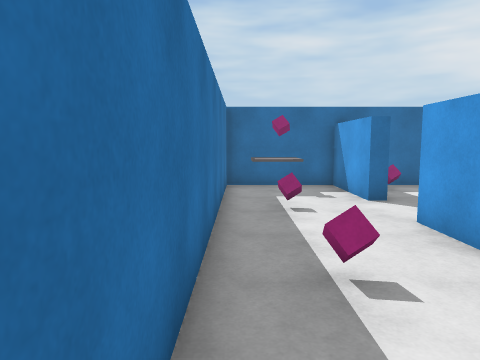
View 1 (above)

24 first-person views from a walk through a scene from a Unity 3-D project. The camera is 1.5 m above the floor, tilts 6° down and sees 70° across. The floor is counted in squares, 1 m on a side. Each view is taken from the middle of a square. On the plan, view 1 faces up. The plan holds only what a view shows up to about 16 squares ahead; the rest is blank. The place goes on beyond the plan. The player character is not drawn.

View 2
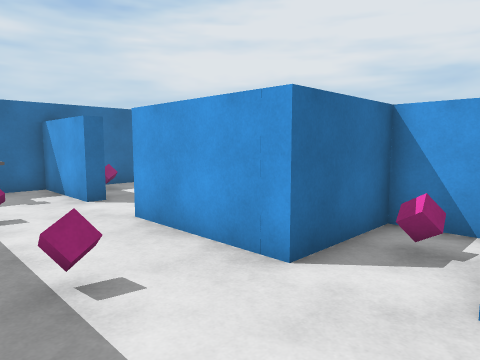

View 3
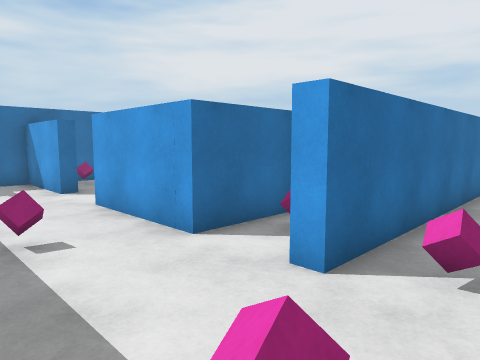

View 4
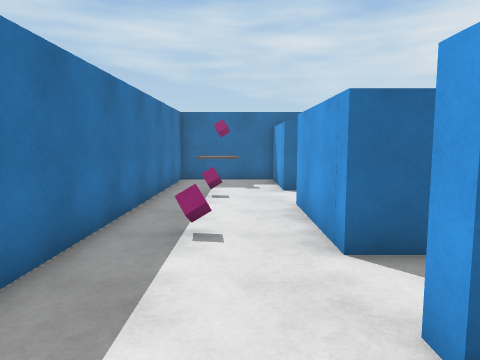

View 5
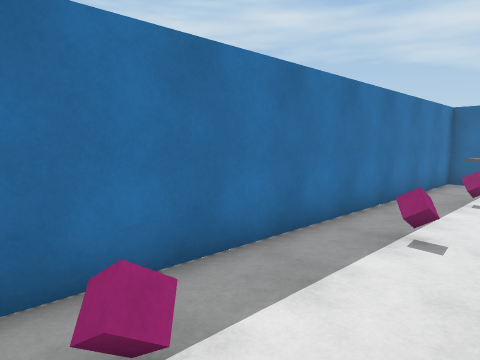

View 6
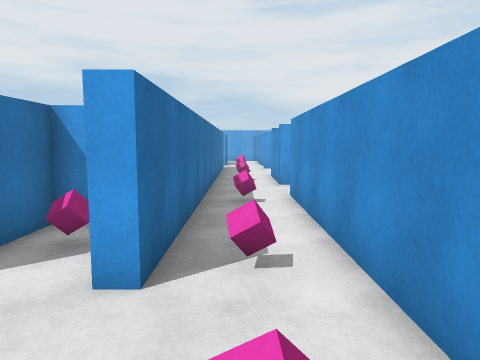

View 7
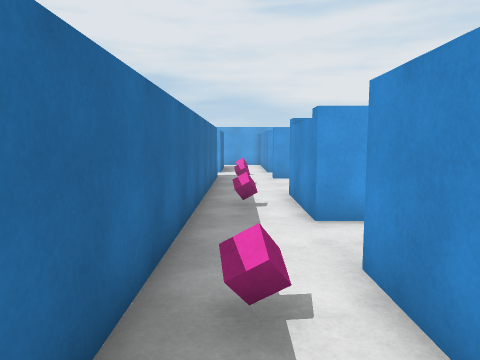

View 8
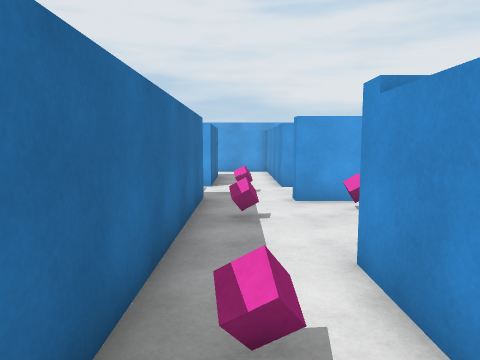

View 9
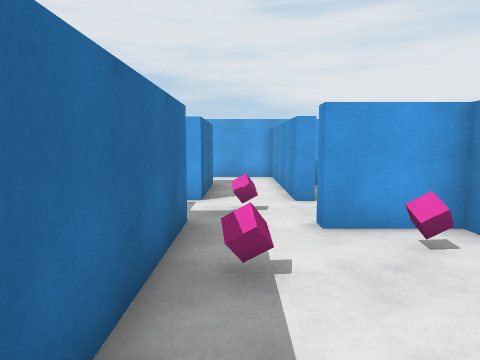

View 10
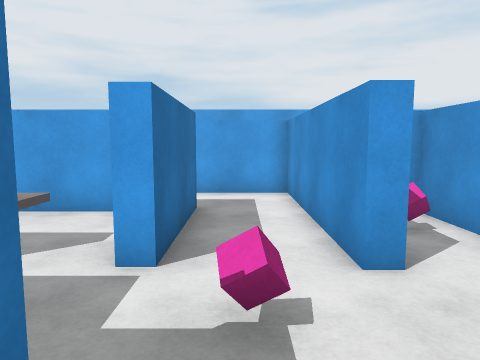

View 11
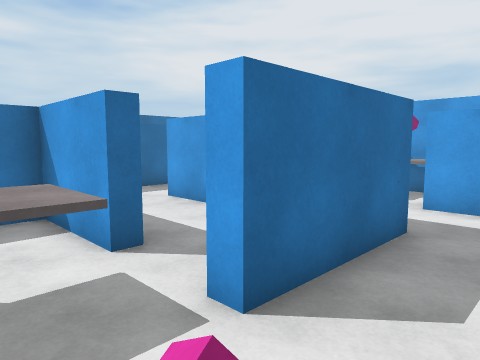

View 12
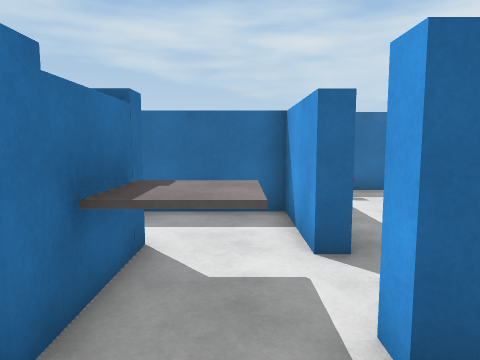

View 13
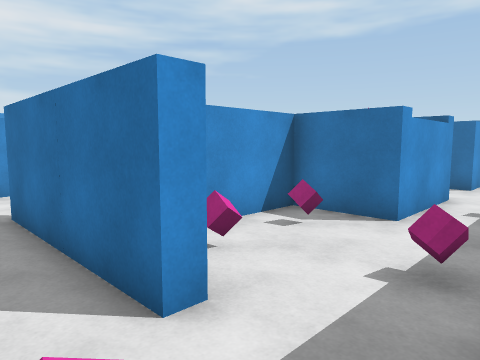

View 14
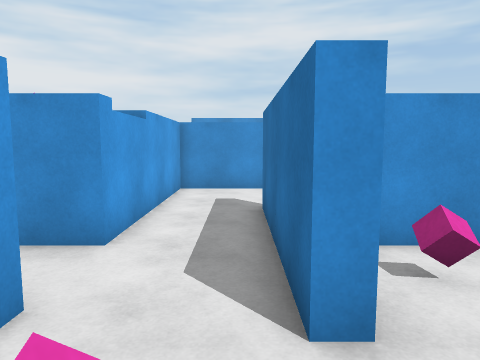

View 15
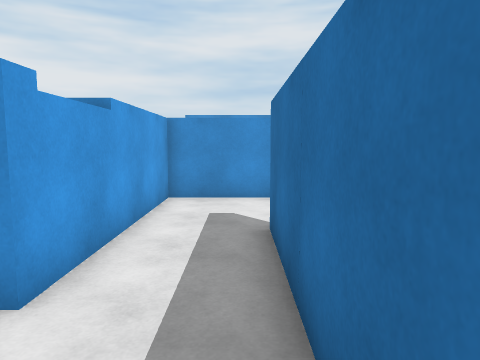

View 16
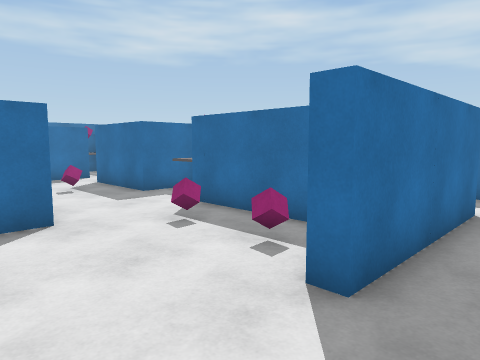

View 17
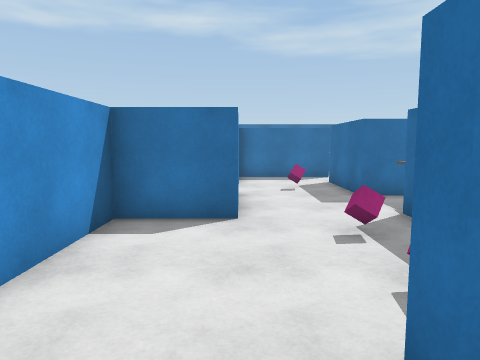

View 18
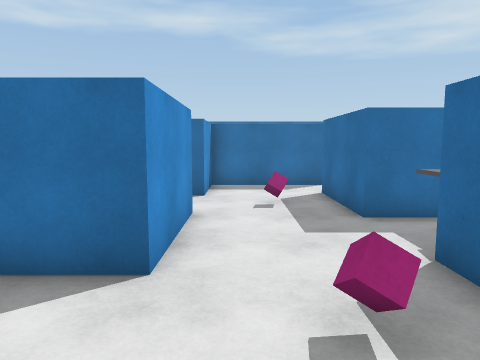

View 19
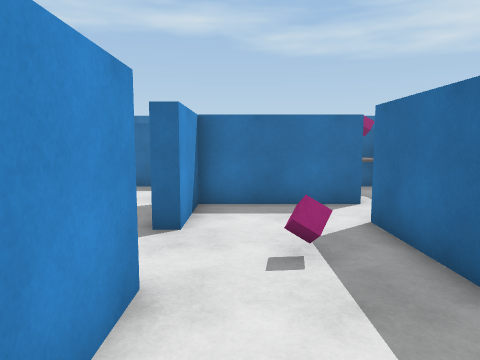

View 20
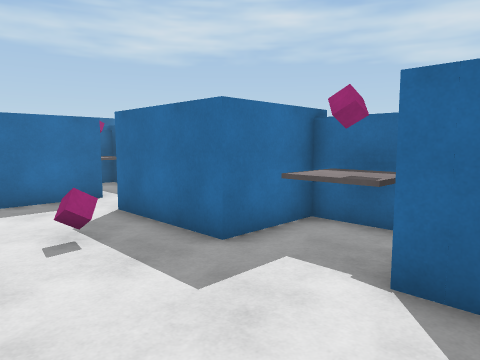

View 21
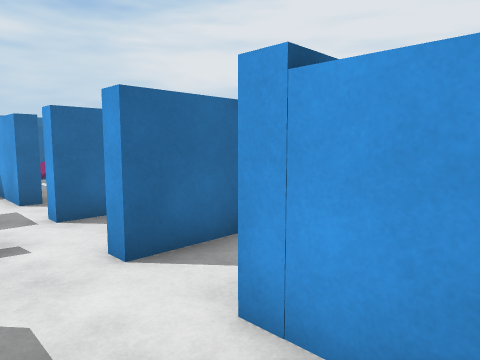

View 22
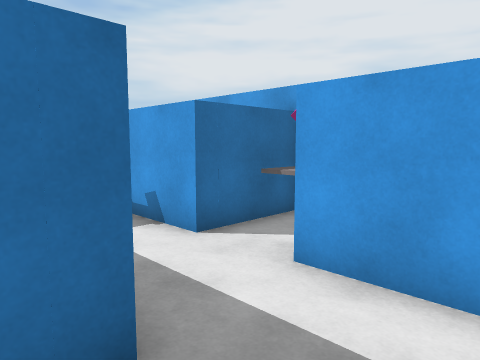

View 23
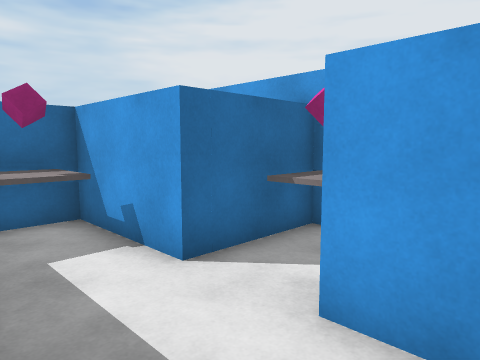

View 24
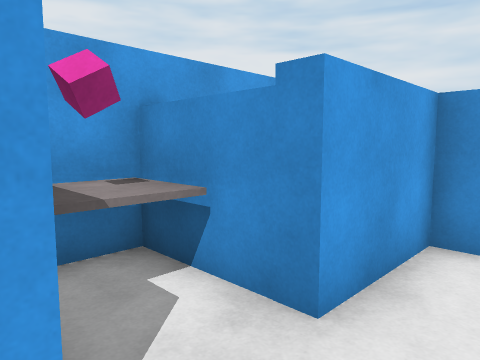

### Floor plan
Points are (right, up) in squares from view 1. A wall is a line through its corners. A room is listed if a view was taken in it or the views show most of it. See-through windows are left out.
Room 1 (views 1, 2, 3, 4, 6)
walls: (4, 9) (3.4, 9) (3.4, 12.5) (-0.5, 12.5) (-0.5, -1.5); (3.4, 0) (3.4, 0.6); (6.5, 1) (6.5, 2.5) (3.4, 2.5) (3.4, 6.5)
ways out: opening at (3.5, -1.5) to room 2; opening at (5, 10)
objects: pink cube (1, -1); pink cube (1, 4); pink cube (1, 8); pink cube (1, 11) to (2, 11); pink cube (5, 1)
Room 2 (views 5, 7, 8, 9, 10)
walls: (12.6, -3.5) (12.6, -2.5) (16.2, -2.5) (16.2, -5) (21, -5) (21, -2.5); (20.5, 0) (3.4, 0); (2, -2.5) (10.1, -2.5) (10.1, -3.1)
ways out: opening at (3.5, -1.5) to room 1; opening at (21, -1.5) to room 3
objects: pink cube (4, -1); pink cube (9, -1); pink cube (14, -1); pink cube (18, -4); pink cube (19, -1); pink cube (20, -4)
Room 3 (views 11, 12, 13, 14, 15, 22, 23)
walls: (24, -3) (24, -2.5) (30.5, -2.5) (30.5, -0.5); (28.1, 0) (24, 0) (24, 0.6); (24, 2.5) (24, 3.5); (21, -2.5) (21.5, -2.5) (21.5, -3.5); (21.5, 3.1) (21.5, 0) (20.5, 0)
low walls: (23.2, 0.8) (21.6, 0.8)
ways out: opening at (21, -1.5) to room 2; opening at (22.5, -3) to room 4; opening at (29.5, 0) to room 5; opening at (23, 3); opening at (24, 2)
objects: pink cube (23, -1)
Room 4 (views 16, 17, 18, 19, 20, 21)
walls: (19.4, -5.5) (15.6, -5.5); (14.9, -3) (13.1, -3) (13.1, -5.5) (9.4, -5.5); (12.5, -9) (16.2, -9) (16.2, -11.5) (24, -11.5) (24, -5) (27.5, -5) (27.5, -3.8); (21.5, -3.5) (21.5, -8) (20.9, -8); (7.5, -4.9) (7.5, -9) (10.1, -9) (10.1, -9.6); (26, -3) (24, -3)
low walls: (15.2, -4.7) (13.6, -4.7)
ways out: opening at (22.5, -3) to room 3; opening at (8.5, -5); opening at (11.5, -9)
objects: pink cube (12, -7); pink cube (17, -7); pink cube (20, -7); pink cube (26, -4)
Room 5 (view 24)
walls: (30.5, -0.5) (30.5, 0.5) (33.5, 0.5) (33.5, 2.5) (30.5, 2.5) (30.5, 6) (29.1, 6)
ways out: opening at (29.5, 0) to room 3
objects: pink cube (32, 1) to (33, 2)

Where each view was taken, in squares from view 1:
view 1: 0 up, 0 right, facing up
view 2: 0 up, 0 right, facing up-right
view 3: 2 down, 0 right, facing up-right
view 4: 2 down, 2 right, facing up
view 5: 2 down, 3 right, facing up-left
view 6: 1 down, 0 right, facing right
view 7: 1 down, 6 right, facing right
view 8: 1 down, 12 right, facing right
view 9: 1 down, 15 right, facing right
view 10: 1 down, 20 right, facing right
view 11: 2 down, 22 right, facing up-right
view 12: 2 down, 23 right, facing up
view 13: 0 up, 23 right, facing down-left
view 14: 0 up, 22 right, facing down
view 15: 2 down, 22 right, facing down
view 16: 11 down, 23 right, facing up-left
view 17: 9 down, 23 right, facing left
view 18: 8 down, 20 right, facing left
view 19: 8 down, 16 right, facing left
view 20: 9 down, 17 right, facing up-left
view 21: 7 down, 22 right, facing up-right
view 22: 2 down, 27 right, facing up-right
view 23: 1 down, 28 right, facing up-right
view 24: 3 up, 29 right, facing down-right
